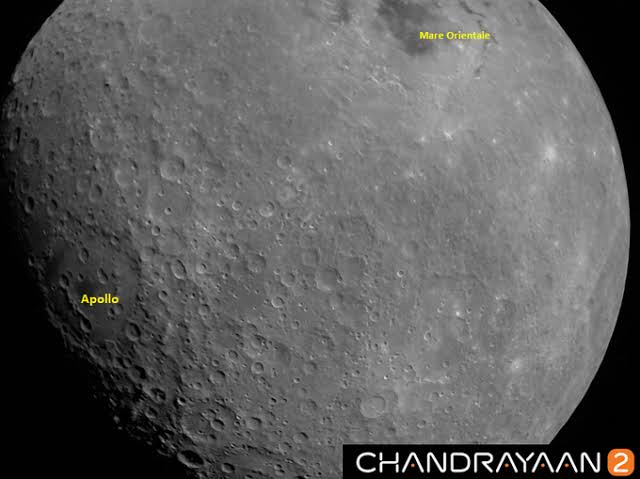
#> input picture data/samples/image1.jpg, 640 x 479 px, found by its file name
$ python preprocess.py
#> lines starting #> are read from the running program, lines starting #| are printed output that depends on the picture
import cv2
import os


def preprocess_image(image_path, output_path):
    # Read image
#> called with image_path = 'D:\\SIH26166\\data\\samples\\image1.jpg'
    image = cv2.imread(image_path)
#> image is the input picture: shape (479, 640, 3); mean B, G, R 92.4, 92.8, 93.1

    if image is None:
        print("❌ Image not found:", image_path)
        return False

    # Convert to grayscale
    gray = cv2.cvtColor(image, cv2.COLOR_BGR2GRAY)

    # Improve local contrast
    clahe = cv2.createCLAHE(
        clipLimit=2.0,
        tileGridSize=(8, 8)
    )

    enhanced = clahe.apply(gray)
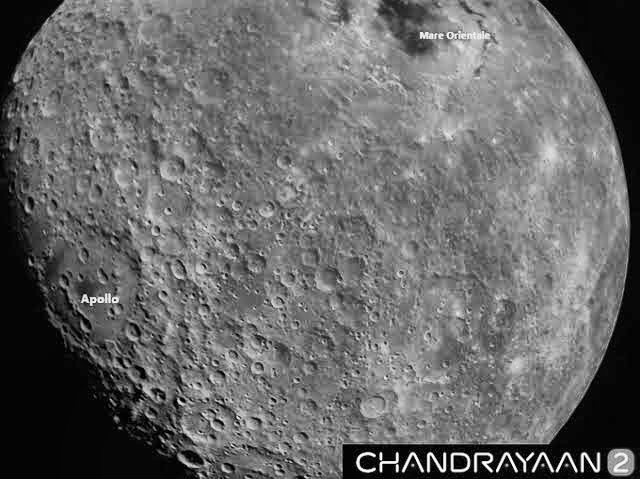
#> enhanced: shape (479, 640); min 1, max 255, mean 104.5

    # Slight noise reduction
    enhanced = cv2.GaussianBlur(
        enhanced,
        (3, 3),
        0
    )

    # Create output directory
    os.makedirs(
        os.path.dirname(output_path),
        exist_ok=True
    )

    # Save result
    cv2.imwrite(output_path, enhanced)

    print("✅ Preprocessed image saved:")
    print(output_path)

    return True


if __name__ == "__main__":

    image1 = r"D:\SIH26166\data\samples\image1.jpg"
    image2 = r"D:\SIH26166\data\samples\image2.png"

    output1 = r"D:\SIH26166\result\preprocessed\image1_preprocessed.jpg"
    output2 = r"D:\SIH26166\result\preprocessed\image2_preprocessed.jpg"

    preprocess_image(image1, output1)
    preprocess_image(image2, output2)
#> call 2 of preprocess_image, with image_path = 'D:\\SIH26166\\data\\samples\\image2.png'
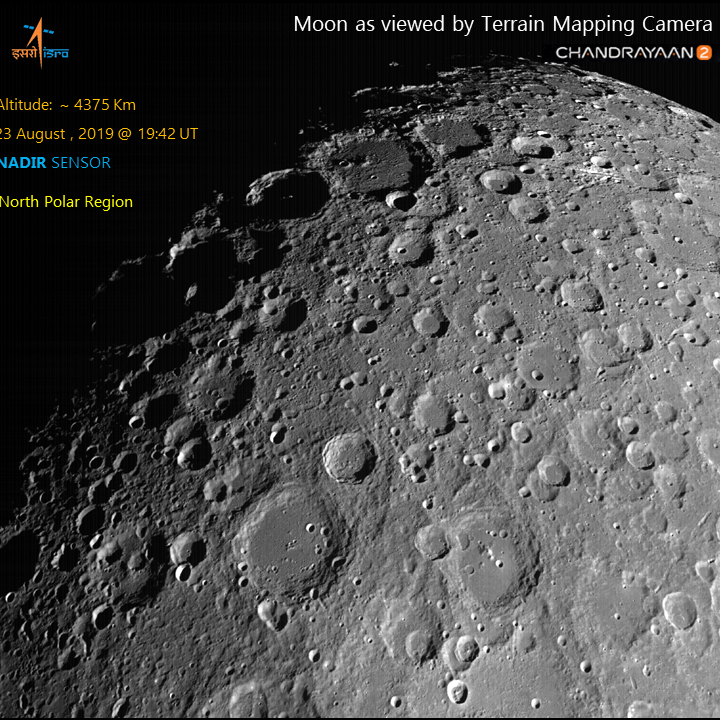
#> input picture data/samples/image2.png, 720 x 720 px, found by its file name
#> in preprocess_image, image is the input picture: shape (720, 720, 3); mean B, G, R 75.5, 76, 76
#> in preprocess_image (call 2), `enhanced = clahe.apply(gray)`:
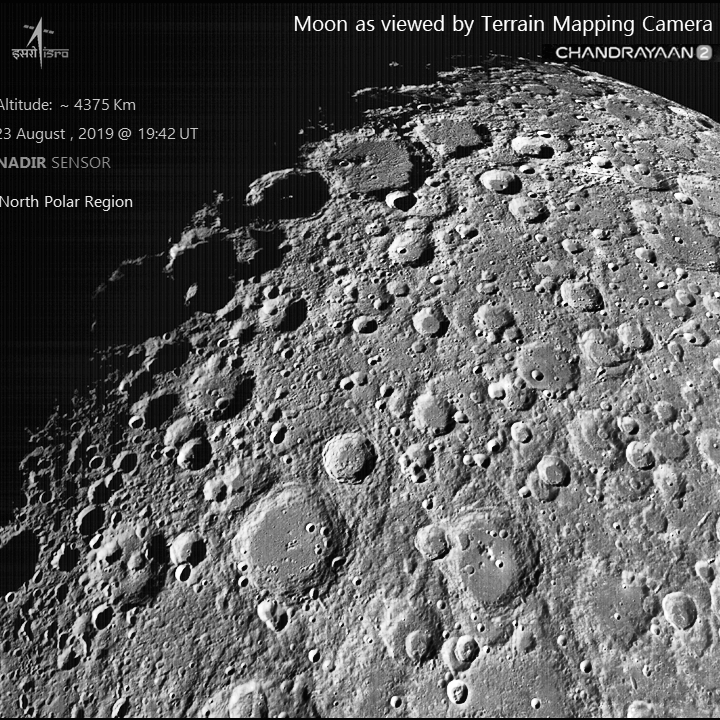
#> enhanced: shape (720, 720); min 0, max 255, mean 91.8
